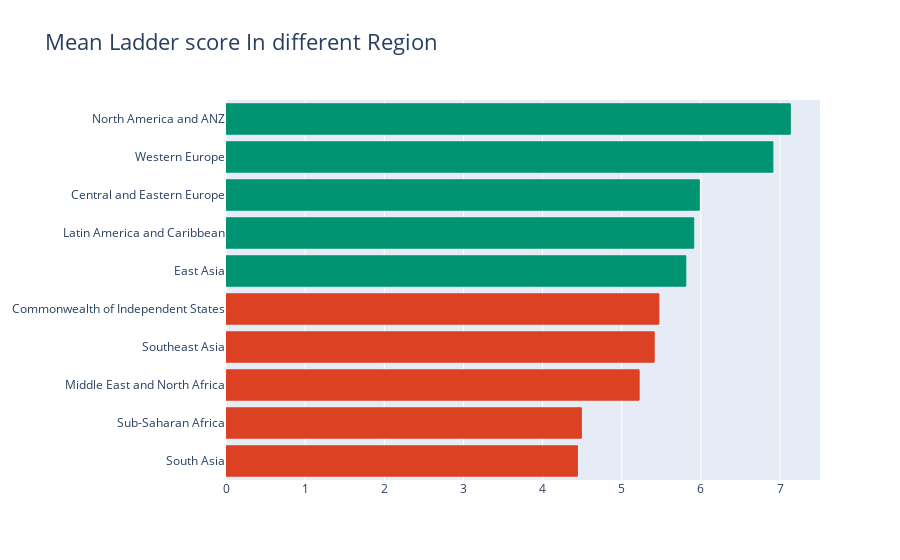

The notebook cell this image was saved under:
### Code cell
color_dict = []
for i in region_score['Ladder score']:
    if i>df1['Ladder score'].mean():
        color_dict.append(green)
    else:
        color_dict.append(red)
fig = go.Figure()
fig.add_trace(go.Bar(x=region_score['Ladder score'],
                     y=region_score['Regional indicator'],
                     orientation='h',
                     marker=dict(
                     color=color_dict,
                     line=dict(color=color_dict, width=1)
                )))
fig.update_layout(title_text='Mean Ladder score In different Region',
                  title_font_size=22)
fig.show()

### Figure 1 — Plotly figure (JSON) as saved in the notebook; plotly's stock layout.template omitted (floating-point values rounded to 4 significant figures)
{"data": [{"marker": {"color": ["#dd4124", "#dd4124", "#dd4124", "#dd4124", "#dd4124", "#009473", "#009473", "#009473", "#009473", "#009473"], "line": {"color": ["#dd4124", "#dd4124", "#dd4124", "#dd4124", "#dd4124", "#009473", "#009473", "#009473", "#009473", "#009473"], "width": 1}}, "orientation": "h", "type": "bar", "x": [4.44, 4.49, 5.22, 5.41, 5.47, 5.81, 5.91, 5.98, 6.91, 7.13], "y": ["South Asia", "Sub-Saharan Africa", "Middle East and North Africa", "Southeast Asia", "Commonwealth of Independent States", "East Asia", "Latin America and Caribbean", "Central and Eastern Europe", "Western Europe", "North America and ANZ"]}], "layout": {"title": {"font": {"size": 22}, "text": "Mean Ladder score In different Region"}}}
